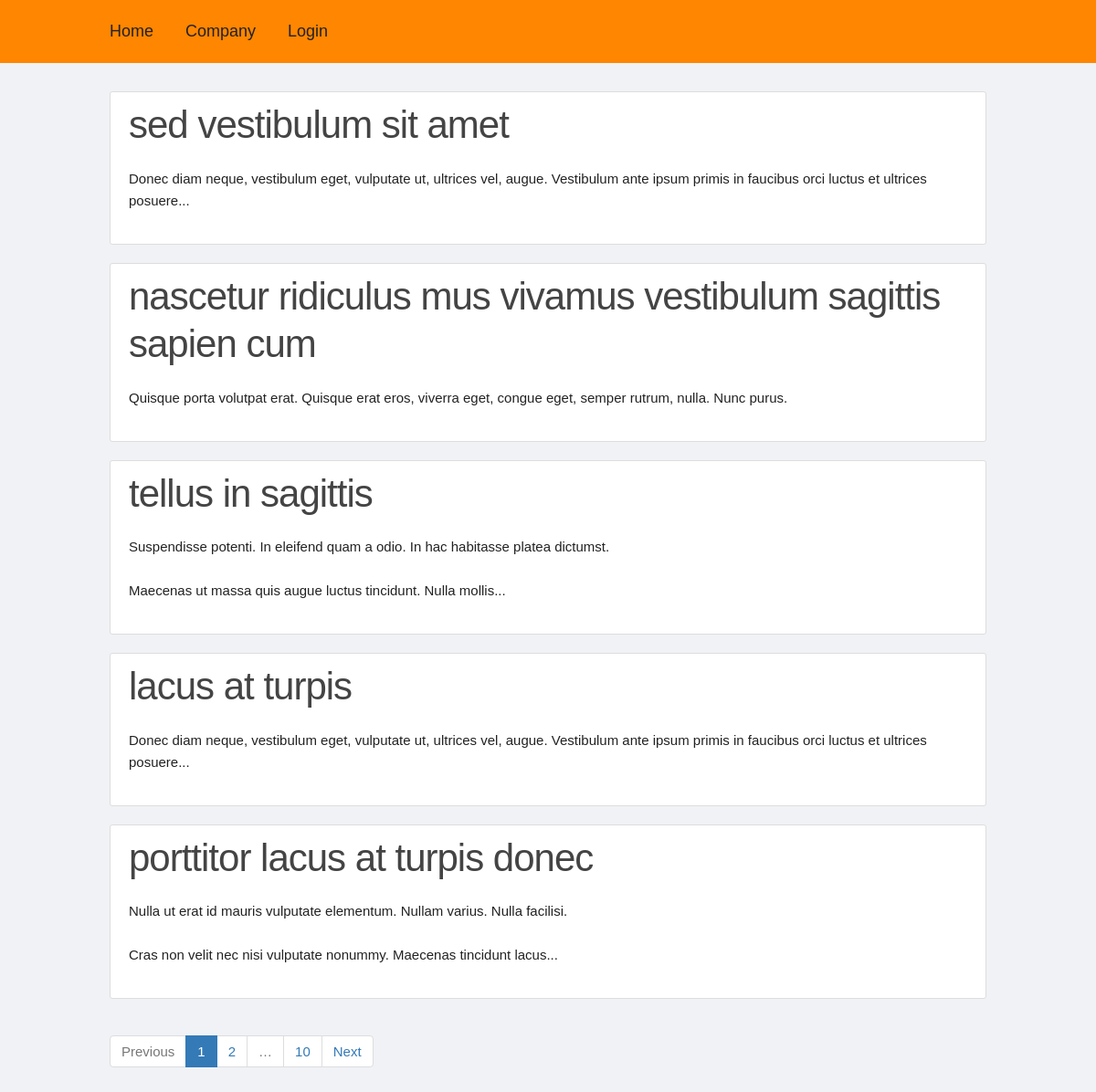
The page /home on the database its author committed.
### app/models.py (models this page shows, shortened)
class Post(db.Model):
    id = db.Column(db.Integer, primary_key=True)
    title = db.Column(db.String(100), nullable=False)
    date_posted = db.Column(db.DateTime, nullable=False, default=datetime.utcnow)
    content = db.Column(db.Text, nullable=False)
    user_id = db.Column(db.Integer, db.ForeignKey('user.id'), nullable=False)

### app/main/routes.py (the view)
@main.route('/')
@main.route('/home')
def home():
    page = request.args.get('page', default=1, type=int)
    posts = Post.query.order_by(Post.date_posted.desc()).paginate(page=page, per_page=5)
    return render_template('home.html', posts=posts)

### app/templates/home.html (shortened to what this page needs)
{% extends 'blocks/base.html' %}
{% from "macros/macros.html" import render_pagination %}
{% block content %}
    {% for post in posts.items %}
        {% include 'partials/post_overview.html' %}
    {% endfor %}
    {{ render_pagination(posts, 'main.home') }}
{% endblock content %}

### app/templates/partials/post_overview.html
<article class="media content-section">
    <div class="media-body">
        <h2><a class="article-title" href="{{ url_for('posts.post', post_id=post.id) }}">{{ post.title }}</a></h2>
        <p class="article-content">{{ post.content | truncate(150)}}</p>
    </div>
</article>

### app/static/main.css (style rules this page uses)
html { font-size: 62.5%; }
body { font-size: 1.5em; line-height: 1.6; font-weight: 400; color: #222222; background: #f1f2f6; }
@media (min-width: 550px) { body { margin-top: 14rem; } }
@media (min-width: 750px) { body { margin-top: 10rem; } }
h1, h2, h3, h4, h5, h6 { margin-top: 0; margin-bottom: 2rem; font-weight: 300; color: #444444; }
h2 { font-size: 3.6rem; line-height: 1.25; letter-spacing: -.1rem; }
@media (min-width: 550px) { h2 { font-size: 4.2rem; } }
p { margin-top: 0; }
a { color: #1eaedb; text-decoration: none; }
pre, blockquote, dl, figure, table, p, ul, ol, form { margin-bottom: 2.5rem; }
.content-section { background: #ffffff; padding: 10px 20px; border: 1px solid #dddddd; border-radius: 3px; margin-bottom: 20px; }
.article-title { color: #444444; }
.article-content { white-space: pre-line; }

### rows shown on the page
Post: title "sed vestibulum sit amet", content "Donec diam neque, vestibulum eget, vulputate ut, ultrices vel, augue. Vestibulum ante ipsum primis in faucibus orci luctus et ultrices posuere..."
Post: title "nascetur ridiculus mus vivamus vestibulum sagittis sapien cum", content "Quisque porta volutpat erat. Quisque erat eros, viverra eget, congue eget, semper rutrum, nulla. Nunc purus."
Post: title "tellus in sagittis", content "Suspendisse potenti. In eleifend quam a odio. In hac habitasse platea dictumst. Maecenas ut massa quis augue luctus tincidunt. Nulla mollis..."
Post: title "lacus at turpis", content "Donec diam neque, vestibulum eget, vulputate ut, ultrices vel, augue. Vestibulum ante ipsum primis in faucibus orci luctus et ultrices posuere..."
Post: title "porttitor lacus at turpis donec", content "Nulla ut erat id mauris vulputate elementum. Nullam varius. Nulla facilisi. Cras non velit nec nisi vulputate nonummy. Maecenas tincidunt lacus..."

### other values the page prints
{{ page_num }} "1"
{{ page_num }} "2" "10"
